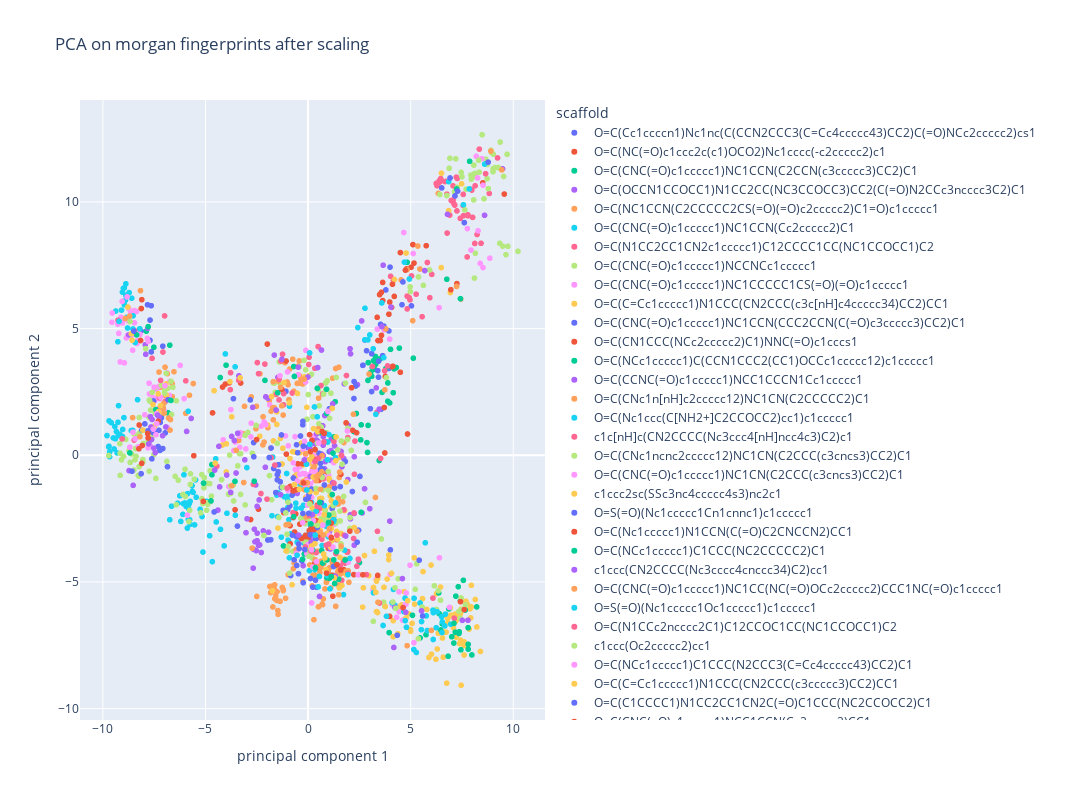

Notebook code for this chart:
### Code cell
import plotly.express as px
import molplotly
fig_m = px.scatter(finalDf_M, x="principal component 1", y="principal component 2", 
                   color = "scaffold", 
                   title = 'PCA on morgan fingerprints after scaling',
                   width=1200,
                   height=800)
fig_m.show()
